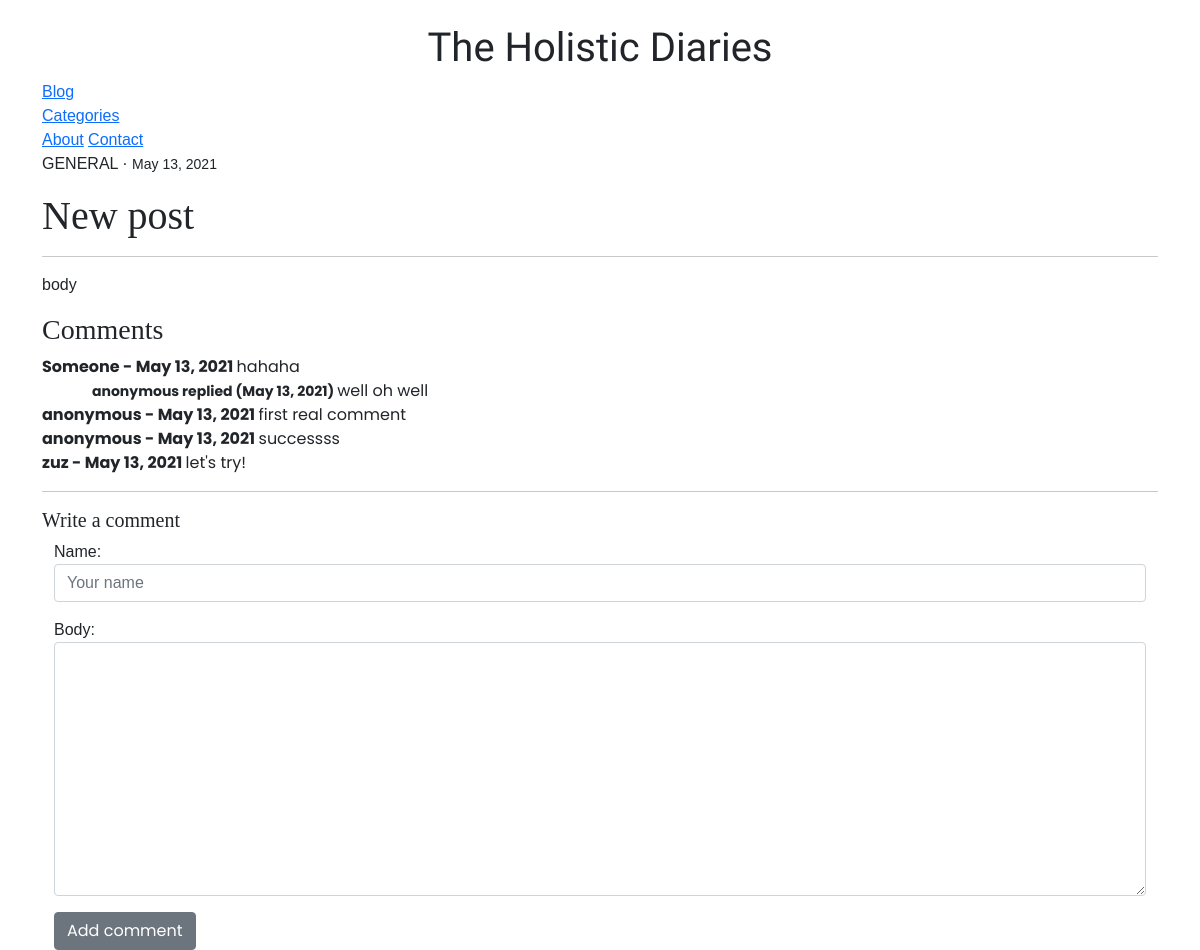
/post/1, run on the app's committed database.
### holistic/models.py (models this page shows, shortened)
class Post(models.Model):
    title = models.CharField(max_length=255)
    post_summary = models.TextField(max_length=999, default="")
    author = models.ForeignKey(User, on_delete=models.CASCADE)
    body = RichTextField(blank=True, null=True)
    published = models.BooleanField(default=False)
    post_date = models.DateField(auto_now_add=True)
    category = models.ForeignKey(Category, on_delete=models.CASCADE)
    likes = models.ManyToManyField(User, related_name='blog_posts')
    header_image = CloudinaryField('image')
    def total_like_count(self):
        return self.likes.count()

class Category(models.Model):
    class Meta:
        verbose_name_plural = "Categories"
    name = models.CharField(max_length=255, default='general')
    def __str__(self):
        return self.name
    def upper(self):
        return self.name.upper()

class Comment(models.Model):
    name = models.CharField(max_length=255)
    body = models.TextField()
    post = models.ForeignKey(Post, related_name="comments", on_delete=models.CASCADE)
    created_at = models.DateField(auto_now_add=True)

class Reply(models.Model):
    class Meta:
        verbose_name_plural = "Replies"
    name = models.CharField(max_length=255, default="anonymous")
    body = models.TextField()
    comments = models.ForeignKey(Comment, related_name="replies", on_delete=models.CASCADE)
    created_at = models.DateField(auto_now_add=True)

### holistic/views.py (the view)
def PostView(request, pk, *args, **kwargs):
    post = get_object_or_404(Post, pk=pk)
    cat_menu = Category.objects.all()
    total_likes = post.total_like_count()
    liked = False
    if post.likes.filter(id=post.id).exists():
        liked = True
    if request.method == "POST":
        form = CommentForm(request.POST)
        if form.is_valid():
            comment = form.save(commit=False)
            comment.post = post
            comment.save()
            return redirect('post', pk=post.pk)
    else:
        form = CommentForm()
    return render(request, 'post_details.html', {
        'total_likes': total_likes,
        'liked': liked,
        'form': form,
        'post': post
        })

### holistic/forms.py
class CommentForm(forms.ModelForm):
    class Meta:
        model = Comment
        fields = ('name', 'body')
        widgets = {
            'name': forms.TextInput(attrs={'class': 'form-control', 'placeholder': 'Your name'}),
            'body': forms.Textarea(attrs={'class': 'form-control'}),
        }

### holistic/context_processors.py (called while the page is built)
def add_variable_to_context(request):
    return {
        'cat_menu': Category.objects.all()
    }

### holistic/templates/post_details.html (shortened to what this page needs)
{% extends 'base.html' %}
{% block content %}
<div class="post-content">
    <p class='category'>{{ post.category.upper }} · <small>{{ post.post_date }}</small></p>
    <h1>{{ post.title }}</h1>
    <hr>
    <p>{{ post.body|safe }}</p>
    <h3 class="comments">Comments</h3>
    {% if not post.comments.all %}
    Leave the first comment!
    <h5>Write a comment</h5>
    <br /><br />
    <div class="container">
        <div class="row">
            <div class="col comment-form">
                <form method="post" class="form-group">
                    {% csrf_token %}
                    {{ form.as_p }}
                    <button class="btn btn-secondary">Add comment</button>
                </form>
            </div>
        </div>
    </div>
    {% else %}
    {% for comment in post.comments.all %}
    <div class="comment">
        <strong>
            {{ comment.name }} - {{ comment.created_at }}
        </strong>
        {{ comment.body }}
        {% if comment.replies.all %}
        {% for reply in comment.replies.all %}
        <div class="reply" style="margin-left: 50px">
            <small>
                <strong>
                    {{ reply.name }} replied ({{ reply.created_at }})
                </strong>
            </small>
            {{ reply.body }}
        </div>
        {% endfor %}
    {% endif %}
    </div>
    {% endfor %}
    <hr>
    <h5>Write a comment</h5>
    <div class="container">
        <div class="row">
            <div class="col comment-form">
                <form method="post" class="form-group">
                    {{ form.as_p }}
                    <button class="btn btn-secondary">Add comment</button>
                </form>
            </div>
        </div>
    </div>
    {% endif %}
</div>
{% endblock %}

### holistic/static/css/style.css (style rules this page uses)
body { font-family: 'Poppins', sans-serif; }
h1, h2, h3, h4, h5, h6 { font-family: 'Playfair Display', serif; }
p, a { font-family: 'Source Sans Pro', sans-serif; }
html { scroll-behavior: smooth; }

### data on the page
Post: category "GENERAL", post_date "May 13, 2021", title "New post", body "body"
Comment: name "Someone", created_at "May 13, 2021", body "hahaha"
Reply: name "anonymous", created_at "May 13, 2021", body "well oh well"
Comment: name "anonymous", created_at "May 13, 2021", body "first real comment"
Comment: name "anonymous", created_at "May 13, 2021", body "successss"
Comment: name "zuz", created_at "May 13, 2021", body "let's try!"
